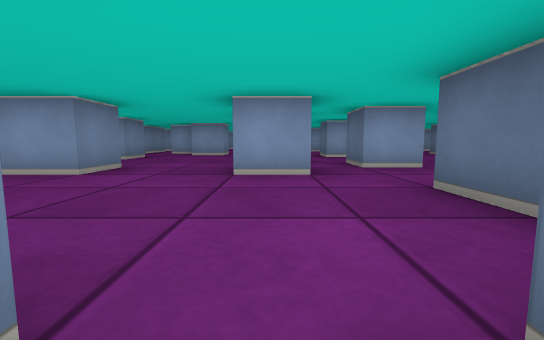
View 1 (above)

24 first-person views from a walk through a cub3D level. The camera is about half as high as the walls, tilts 6° down and sees 90° across. The floor is counted in squares. Each view is taken from the middle of a square. On the plan, view 1 faces up. The plan holds only what a view shows up to about 9 squares ahead; the rest is blank.

View 2
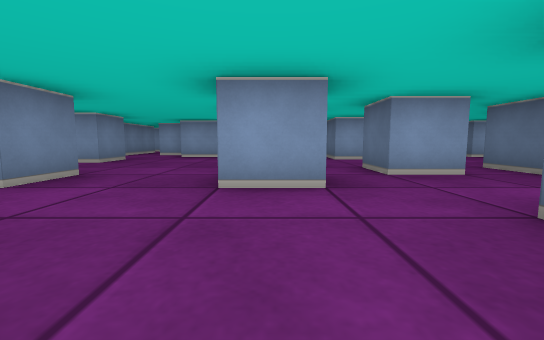

View 3
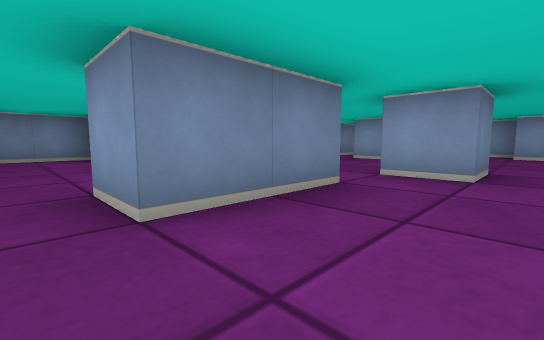

View 4
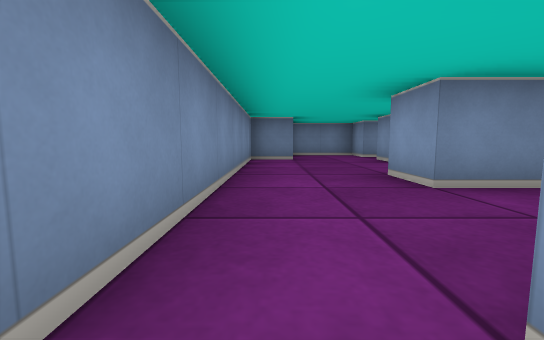

View 5
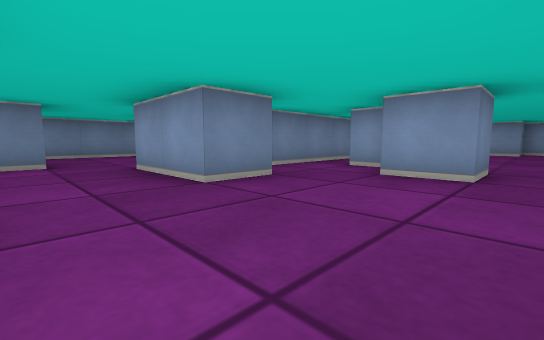

View 6
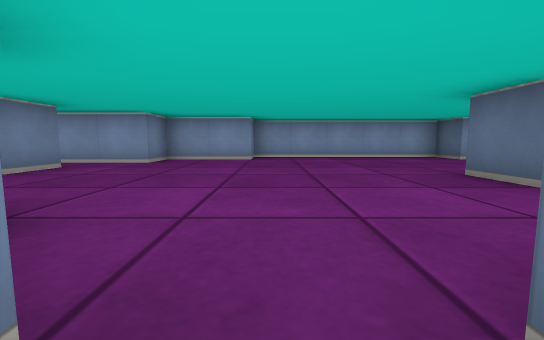

View 7
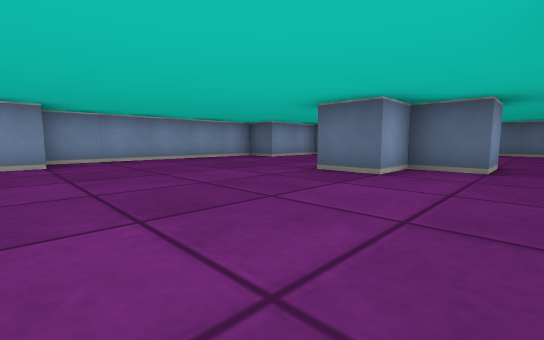

View 8
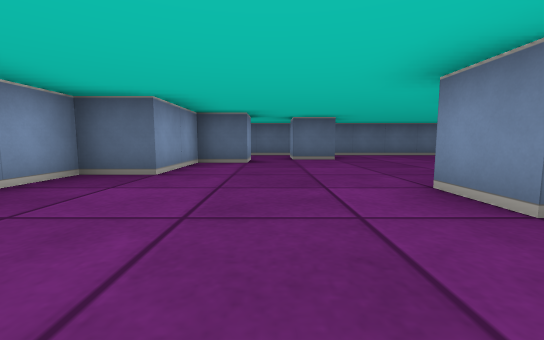

View 9
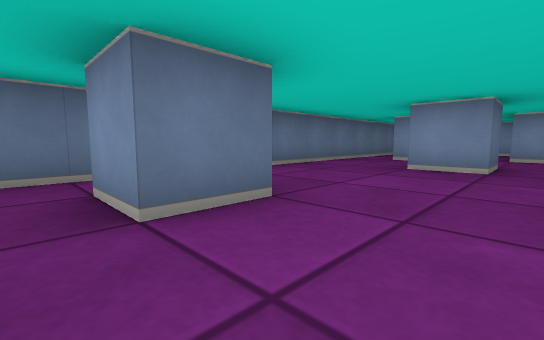

View 10
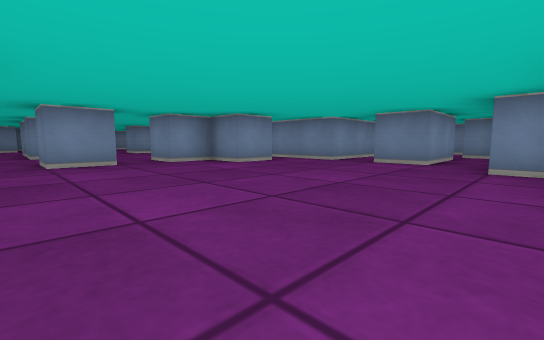

View 11
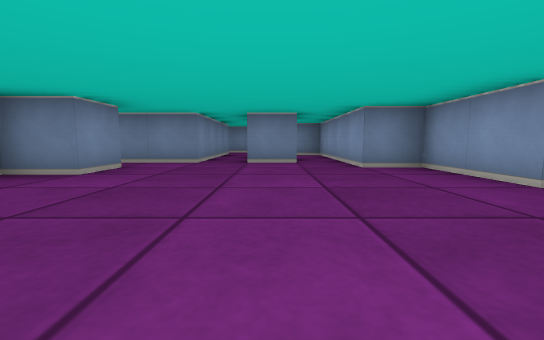

View 12
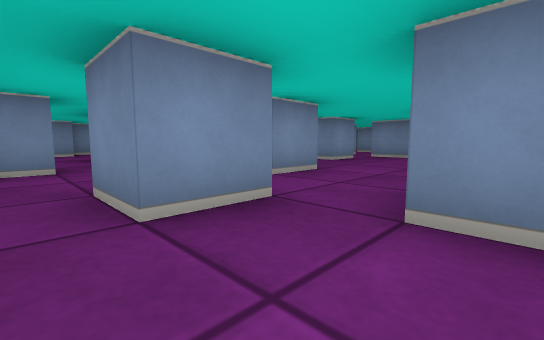

View 13
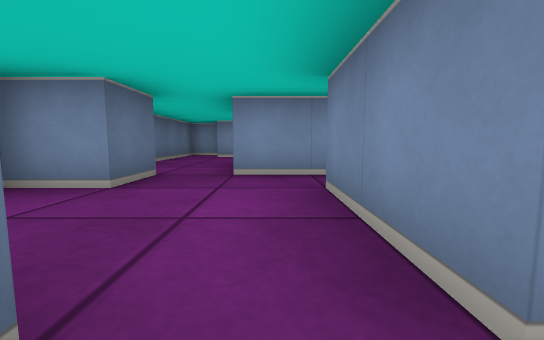

View 14
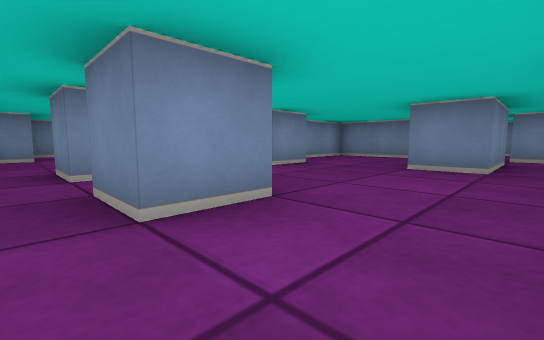

View 15
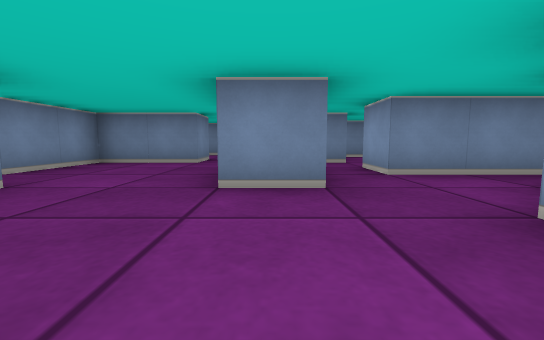

View 16
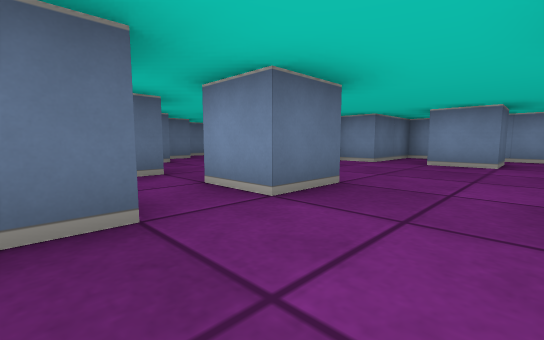

View 17
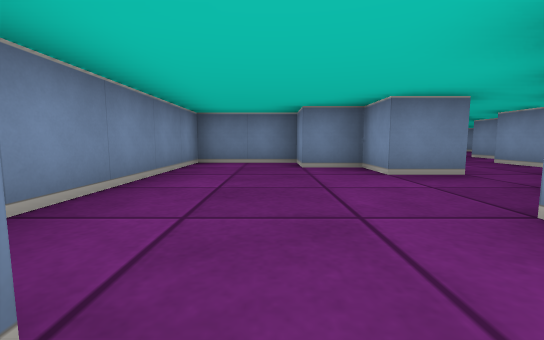

View 18
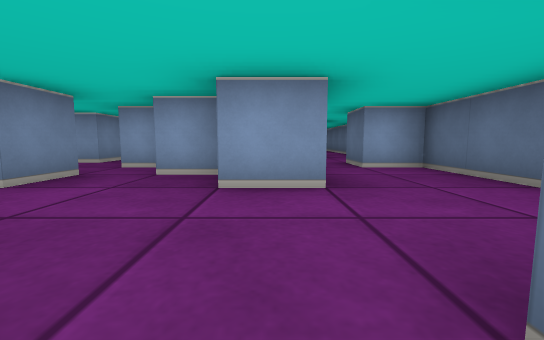

View 19
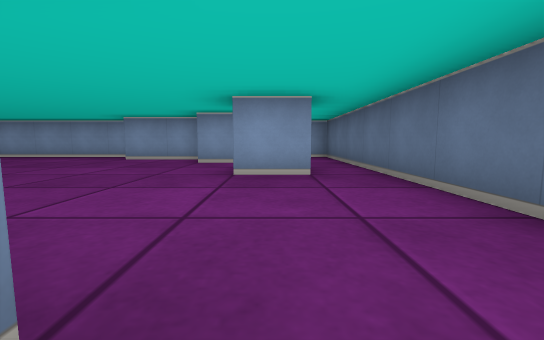

View 20
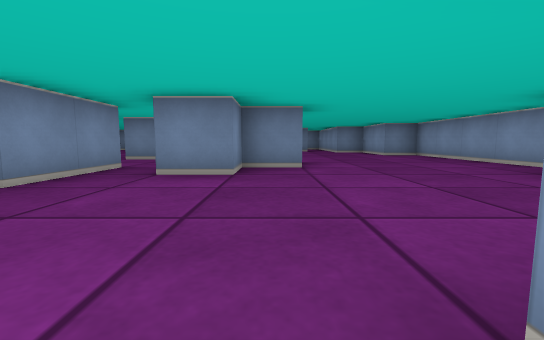

View 21
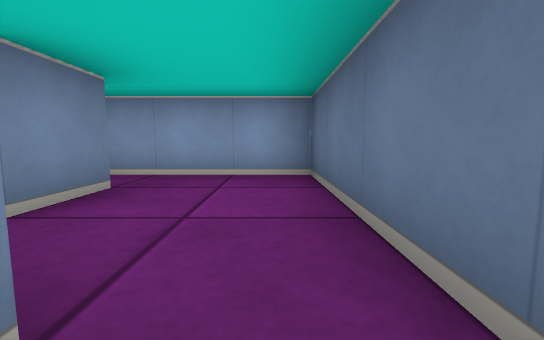

View 22
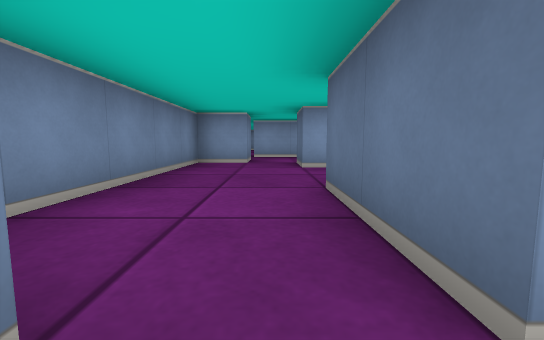

View 23
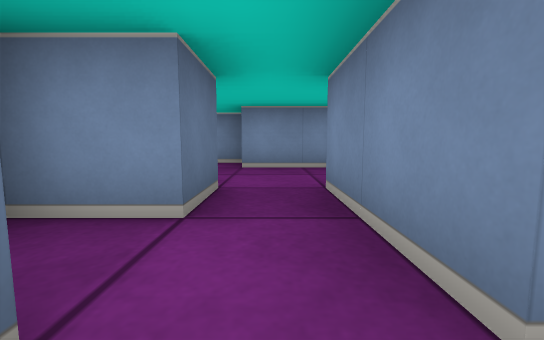

View 24
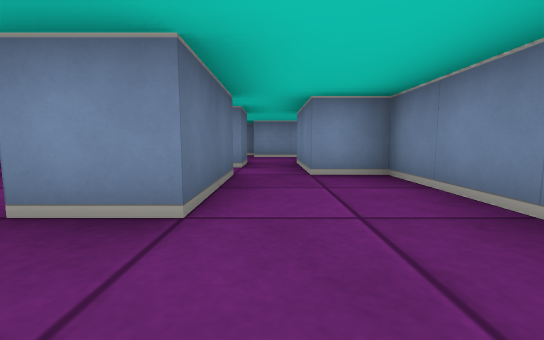

### Floor plan
Key: @ floor where view 1 was taken; # wall or solid block; . floor.
Columns run from 10 left of view 1 to 9 right of it. Each row starts with its distance up from view 1.
 17         ############
 16        ##.....##...#
 15    #### .......##..#
 14     ...............#
 13     ##...........#.#
 12    .........#......#
 11   ####......##.....#
 10   ...#.#...........#
  9 ##...#.##.#..##.#..#
  8 #..#........##.....#
  7 #....##..........#.#
  6 #.........#....#...#
  5 #..#........#.##...#
  4 #..#...#..#...#...##
  3 ##.###........###..#
  2 ##.####.....##..#..#
  1 #.....#.....#......#
  0 #........#@##......#
 -1 ###........#.....#.#
 -2   ##################

Where each view was taken, in squares from view 1:
view 1: 0 up, 0 right, facing up
view 2: 1 up, 0 right, facing up
view 3: 0 up, 2 left, facing up-left
view 4: 1 down, 1 left, facing left
view 5: 5 up, 1 left, facing up-left
view 6: 9 up, 1 left, facing up
view 7: 10 up, 2 left, facing up-right
view 8: 14 up, 0 right, facing right
view 9: 14 up, 5 right, facing down-right
view 10: 15 up, 1 right, facing down-left
view 11: 13 up, 1 right, facing left
view 12: 9 up, 8 right, facing down-left
view 13: 7 up, 6 right, facing down
view 14: 8 up, 1 right, facing down-left
view 15: 7 up, 1 left, facing left
view 16: 6 up, 2 left, facing down-right
view 17: 0 up, 7 right, facing left
view 18: 1 down, 6 right, facing up
view 19: 9 up, 7 right, facing up
view 20: 12 up, 7 right, facing left
view 21: 13 up, 8 right, facing up
view 22: 3 up, 8 left, facing up
view 23: 4 up, 8 left, facing down
view 24: 7 up, 8 left, facing down
